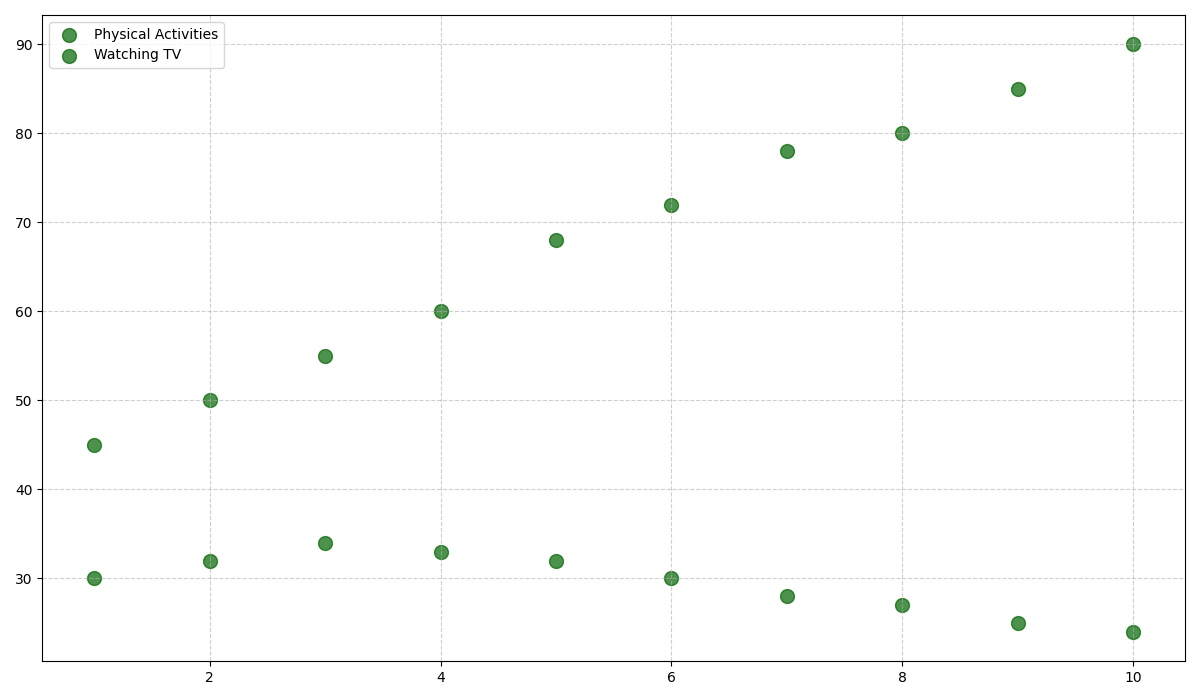

Here is the Python script that generated this plot:
import matplotlib.pyplot as plt
import numpy as np

activity_hours = np.array([1, 2, 3, 4, 5, 6, 7, 8, 9, 10])
happiness_scores = np.array([45, 50, 55, 60, 68, 72, 78, 80, 85, 90])

tv_hours = np.array([1, 2, 3, 4, 5, 6, 7, 8, 9, 10])
tv_happiness_scores = np.array([30, 32, 34, 33, 32, 30, 28, 27, 25, 24])

fig, ax = plt.subplots(figsize=(12, 7))

# Apply the same color to all data groups
consistent_color = 'darkgreen'

ax.scatter(activity_hours, happiness_scores, color=consistent_color, label='Physical Activities', s=100, alpha=0.7)

ax.scatter(tv_hours, tv_happiness_scores, color=consistent_color, label='Watching TV', s=100, alpha=0.7)

ax.legend(loc='upper left')

ax.grid(True, linestyle='--', alpha=0.6)

plt.tight_layout()

plt.show()
